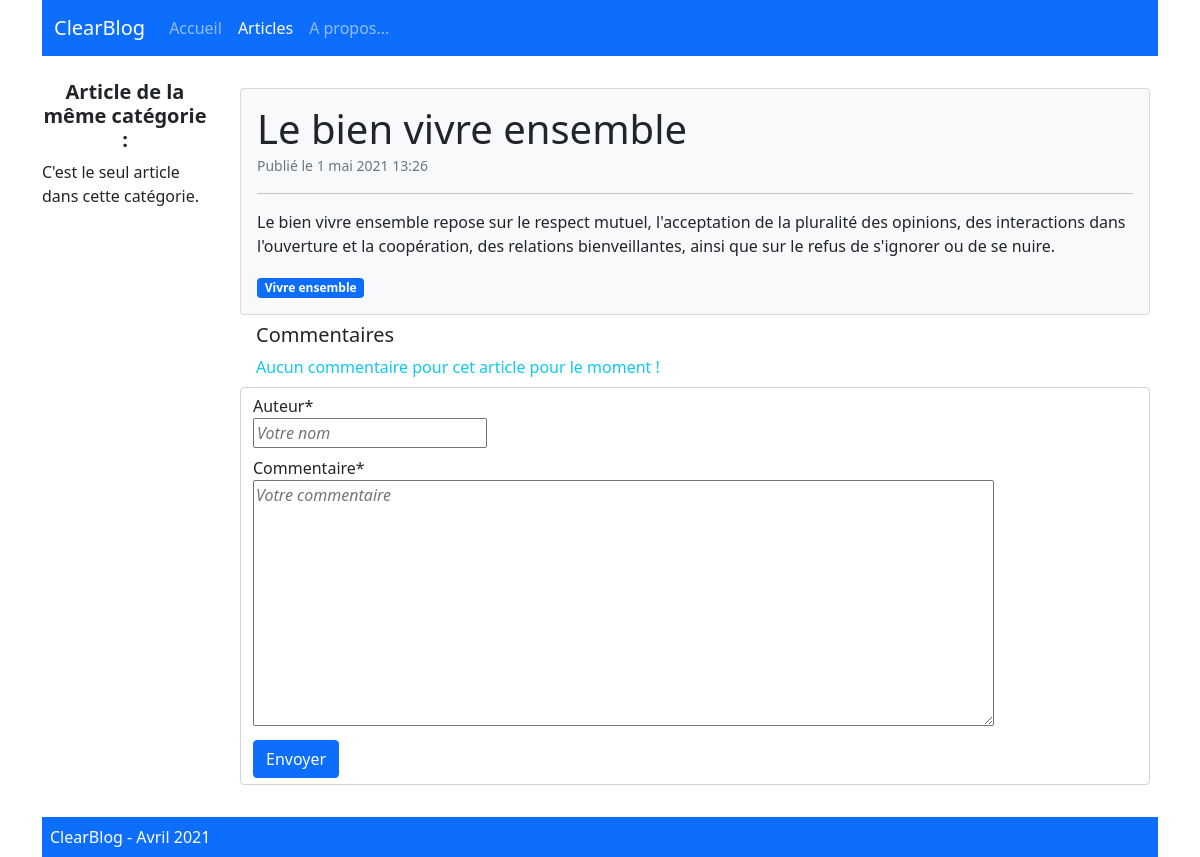
Screenshot of /article/8 with the database file from the repository.
### blog/models.py (models this page shows, shortened)
class Post(models.Model):
    title = models.CharField(max_length=100)
    category = models.ForeignKey('PostCategory', null=True, blank=True,on_delete=models.DO_NOTHING)
    published = models.BooleanField(default=False)
    text = models.TextField(blank=True)
    created_at = models.DateTimeField(auto_now_add=True)

class PostCategory(models.Model):
    name = models.CharField(max_length=50)
    def __str__(self):
        return self.name

### blog/views.py (the view)
# urls.py: path('article/<int:article_id>', views.article, name="article"),
def article(request, article_id):
     nav_items = navigation.navigation_items(navigation.NAV_POSTS)
     article_info = model_helpers.get_article(article_id)
     article_titles = model_helpers.get_titles_article(article_info.category, article_id)
     comment_form = forms.CommentForm()
     comment_data = model_helpers.get_comment(article_id)
     if request.method == 'POST':
          comment_get_data = forms.CommentForm(request.POST)
          if comment_get_data.is_valid():
               comment = comment_get_data.save(commit=False)
               comment.post = article_info
               comment.save()
               message = "Votre commentaire est enregistré !"
     else:
          message = ''
     context = {
          "id_article": article_id,
          "article" : article_info,
          "nav_items": nav_items,
          'article_titles' : article_titles,
          "comment_form" : comment_form,
          'comment_data' : comment_data,
          'message' : message,
     }
     return render(request, 'blog/article.html', context)

### blog/forms.py
class CommentForm(forms.ModelForm):
    class Meta:
        model = Comment
        fields = ['auteur', 'commentaire']
        widgets = {
            'auteur' : forms.TextInput(attrs=
                    {
                        'class' : 'fst-italic',
                        'placeholder' : 'Votre nom'
                    }),
            'commentaire': forms.Textarea(attrs=
                    {
                        'class': 'fst-italic',
                        'placeholder' : 'Votre commentaire',
                        'rows' : 10,
                        'cols' : 80,
                    }),
        }

### blog/model_helpers.py (called while the page is built)
def get_article(article_id):
    article_info = Post.objects.get(id=article_id)
    return article_info

def get_titles_article(category_name, article_id):
    article_titles = Post.objects.filter(published=True, category__name=category_name)
    article_titles = article_titles.exclude(id=article_id)
    return article_titles

def get_comment(article_id):
    comment_data = Comment.objects.filter(post__id=article_id).exclude(status=Comment.STATUS_HIDDEN).order_by('-created_at')
    return comment_data

### blog/navigation.py (called while the page is built)
def navigation_items(selected_item):
    nav_items = []
    for name, url in NAV_ITEMS:
        nav_items.append({
            'name': name,
            'url': url,
            'active': True if selected_item == name else False
        })
    return nav_items

### blog/templates/blog/article.html (shortened to what this page needs)
{% extends "base.html" %}
{% load crispy_forms_tags %}
{% block content %}
    <div class="col-10 order-2">
        <div class="card m-2  bg-light">
            <div class="card-body">
                <div class="card_title display-6">  {{ article.title }} </div>
                <small class="card_subtitle text-muted"> Publié le {{ article.created_at|date:"j F Y H:i" }} </small>
                <hr>
                <p class="card-text">
                    {{ article.text|linebreaks }}
                </p>
                <div class="badge bg-primary">
                    {{ article.category.name }}
                </div>
            </div>
        </div>
        <div class="h5 ms-4">Commentaires</div>
        {% for cd in comment_data %}
        <div class="card ms-5 mb-2">
            <div class="row">
                <div class="col-md-3">
                    <div class="card-body">
                        <div class="card_title h6">  {{ cd.auteur }} </div>
                        <small class="card_subtitle text-muted"> {{ cd.created_at }} </small>
                    </div>
                </div>
                <div class="col-md-9">
                    <div class="card-text px-2">
                        {{ cd.commentaire }}
                    </div>
                </div>
            </div>
        </div>
        {% empty %} <div class="text-info ms-4">Aucun commentaire pour cet article pour le moment ! </div>
        {% endfor %}
        <form action="{% url 'article' id_article %}" method="post" class="m-2">
            <div class="form-control">
                <div class="mb-2">
                    {{ comment_form.auteur|as_crispy_field }}
                </div>
                <div class=" mb-2">
                    {{ comment_form.commentaire|as_crispy_field }}
                </div>
                <button value="Envoyer" type="submit" class="btn btn-primary">Envoyer</button>
            </div>
        </form>
    </div>
    <div class="col-2 order-1">
        <ul class="list-group">
            <li class="fw-bold text-center d-flex h5 mb-2">Article de la même catégorie : </li>
            {% for a in article_titles %}
               <li class="list-group-item">
                    <a href="{% url 'article' a.pk %}" class="text-decoration-none"> {{ a.title }} </a>
                </li>
            {% empty %} C'est le seul article dans cette catégorie.
            {% endfor %}
        </ul>
    </div>
{% endblock content %}

### rows the page displays
Post: title "Le bien vivre ensemble", created_at "1 mai 2021 13:26", text "Le bien vivre ensemble repose sur le respect mutuel, l'acceptation de la pluralité des opinions, des interactions dans l'ouverture et la coopération, des relations bienveillantes, ainsi que sur le refus de s'ignorer ou de se nuire.", category.name "Vivre ensemble"

### other values shown
{{ ni.name }} "Accueil" "Articles" "A propos..."
